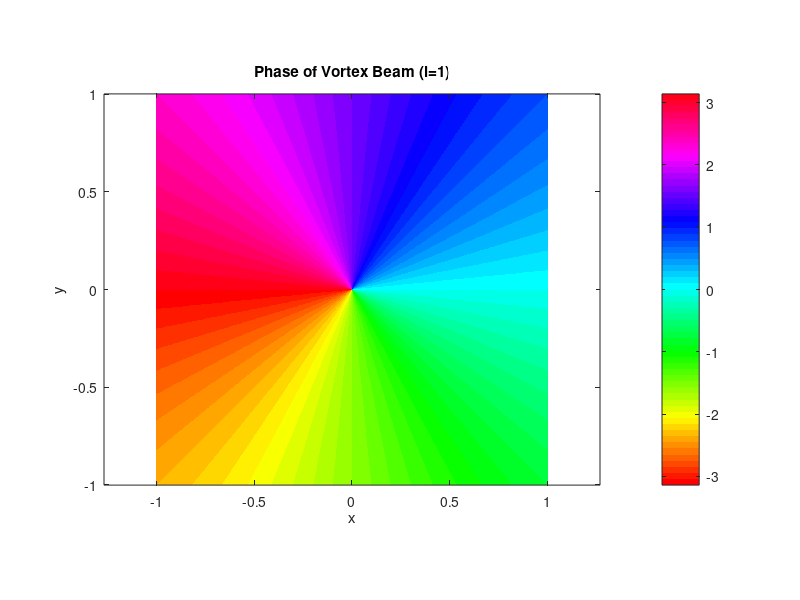

The MATLAB script that drew this image: (Note: this script raises an error after producing the figure.)
%设计不同平面显示不同图像的全息图
%%
clc;
clear
l = 1;
width = 1920;  
height = 1080; 
x = linspace(-1, 1, width);
y = linspace(-1, 1, height);
[X, Y] = meshgrid(x, y);
[theta, r] = cart2pol(X, Y);
phase = angle(exp(1i * l * theta));

% 保存相位图像
filename = 'vortex_phase_l1.png';
imwrite(uint8((phase + pi) * 255 / (2 * pi)), filename);

% 显示相位图像
figure;
imagesc(x, y, phase);
axis xy; axis equal; axis tight;
title('Phase of Vortex Beam (l=1)');
xlabel('x');
ylabel('y');
colormap('hsv');
colorbar;

%%
clc;
clear
% 参数设置
lambda = 632.8e-9; % 光波波长（米）
k = 2 * pi / lambda; % 波数
SLM_size = [1024, 1024]; % SLM尺寸
pixel_size = 8e-6; % SLM像素大小（米）
z1 = 0.05; % 图像a的成像距离（米）
z2 = 0.07; % 图像b的成像距离（米）
num_iterations = 500; % 迭代次数

% 生成SLM网格
[x, y] = meshgrid(linspace(-SLM_size(2)/2, SLM_size(2)/2, SLM_size(2)), ...
                  linspace(-SLM_size(1)/2, SLM_size(1)/2, SLM_size(1)));
x = x * pixel_size;
y = y * pixel_size;

% 读取图像a（数字1）和图像b（数字2）的二值图像
img_a = im2double(imread('C:\Users\84056\Desktop\phase test\1.png')); % 确保图像大小与SLM一致
img_b = im2double(imread('C:\Users\84056\Desktop\phase test\3.png')); % 确保图像大小与SLM一致

% 将图像大小调整为SLM的大小
img_a = imresize(img_a, SLM_size);
img_b = imresize(img_b, SLM_size);

% 初始化相位
initial_phase = rand(SLM_size) * 2 * pi;
SLM_field = exp(1j * initial_phase);

% GS算法迭代
for iter = 1:num_iterations
    % 前向传播到z1
    E1 = prop(SLM_field, z1, lambda, pixel_size);
    % 应用目标约束
    E1 = img_a .* exp(1j * angle(E1));
    % 逆传播回SLM平面
    SLM_field_a = prop(E1, -z1, lambda, pixel_size);
    
    % 前向传播到z2
    E2 = prop(SLM_field, z2, lambda, pixel_size);
    % 应用目标约束
    E2 = img_b .* exp(1j * angle(E2));
    % 逆传播回SLM平面
    SLM_field_b = prop(E2, -z2, lambda, pixel_size);
    
    % 组合两个SLM平面的光场信息
    SLM_field = (SLM_field_a + SLM_field_b) / 2;
    % 保持振幅不变
    SLM_field = exp(1j * angle(SLM_field));
end

% 提取最终相位生成全息图
H = angle(SLM_field);

% 显示全息图
figure;
imagesc(H);
colormap(gray);
colorbar;
title('3D Hologram Phase Map');

% 保存全息图
imwrite(mat2gray(H), '3D_hologram5-7.png');

% 重建
z_reconstruct = [z1, z2];
figure;

for idx = 1:length(z_reconstruct)
    z = z_reconstruct(idx);
    E_reconstruct = prop(exp(1j * H), z, lambda, pixel_size);
    
    % 显示重建图像
    subplot(1, 2, idx);
    imagesc(abs(E_reconstruct));
    colormap(gray);
    colorbar;
    title(['Reconstructed Image at ', num2str(z*100), ' cm']);
end

% 辅助函数：菲涅尔传播
function U_out = prop(U_in, z, lambda, pixel_size)
    [M, N] = size(U_in);
    k = 2 * pi / lambda;
    fx = (-N/2 : N/2-1) / (N * pixel_size);
    fy = (-M/2 : M/2-1) / (M * pixel_size);
    [FX, FY] = meshgrid(fx, fy);
    H = exp(1j * k * z * sqrt(1 - (lambda * FX).^2 - (lambda * FY).^2));
    H = fftshift(H);
    U_out = ifft2(fft2(U_in) .* H);
end

function U_out = ASM(U_in, z, lambda, pixel_size)
    [M, N] = size(U_in);
    k = 2 * pi / lambda;
    fx = (-N/2 : N/2-1) / (N * pixel_size);
    fy = (-M/2 : M/2-1) / (M * pixel_size);
    [FX, FY] = meshgrid(fx, fy);
    H = exp(1j * k * z * sqrt(1 - (lambda * FX).^2 - (lambda * FY).^2));
    H = fftshift(H);
    U_out = ifft2(fft2(U_in) .* H);
end




